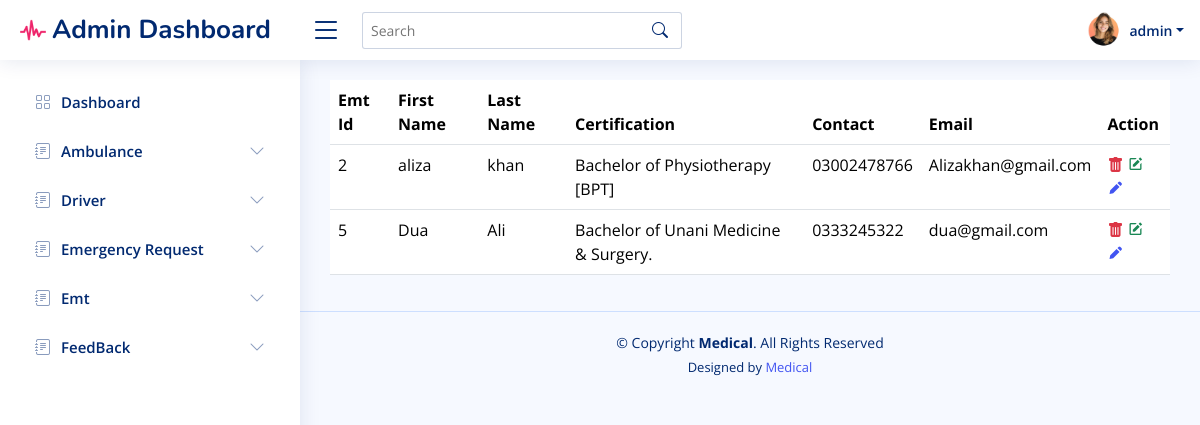
/rapid_rescue/admin/view_emt.php (signed in), run on the app's committed database.
### tables this page shows
CREATE TABLE `emt` (
  `emt_id` int(11) NOT NULL,
  `first_name` varchar(50) NOT NULL,
  `last_name` varchar(50) NOT NULL,
  `certification` varchar(100) NOT NULL,
  `phonenumber` varchar(15) NOT NULL,
  `email` varchar(100) NOT NULL
);

### rapid_rescue/admin/view_emt.php (the view)
<?php include "header.php"; ?>
<?php
include "config.php";
$sql = "SELECT * FROM emt";
$res = mysqli_query($conn, $sql);
?>
<table class="table">
  <thead>
    <tr>
      <th scope="col">Emt Id</th>
      <th scope="col">First Name</th>
      <th scope="col">Last Name</th>
      <th scope="col">Certification</th>
      <th scope="col">Contact</th>
      <th scope="col">Email</th>
      <th scope="col">Action</th>
    </tr>
  </thead>
  <tbody>
    <?php
    while ($data = mysqli_fetch_array($res)) {
    ?>
      <tr>
        <td><?php echo $data['emt_id'] ?></td>
        <td><?php echo $data['first_name'] ?></td>
        <td><?php echo $data['last_name'] ?></td>
        <td><?php echo $data['certification'] ?></td>
        <td><?php echo $data['phonenumber'] ?></td>
        <td><?php echo $data['email'] ?></td>
        <td>
          <a href="function.php?delete=<?php echo $data['emt_id'] ?>"> <i class="bi bi-trash-fill text-danger"></i></a>
          <a href="update_emt.php?id=<?php echo $data['emt_id'] ?>"><i class="bx bxs-edit text-success"></i></a>
          <a href="add_emt.php"> <i class="bx bxs-pencil"></i></a>
        </td>
      </tr>
    <?php
    }
    ?>
  </tbody>
</table>
<?php include "footer.php"; ?>

### rapid_rescue/admin/assets/css/style.css (style rules this page uses)
:root { scroll-behavior: smooth; }
body { font-family: "Open Sans", sans-serif; background: #f6f9ff; color: #444444; }
a { color: #4154f1; text-decoration: none; }

### data on the page
emt: emt_id "2", first_name "aliza", last_name "khan", certification "Bachelor of Physiotherapy [BPT]", phonenumber "03002478766", email "Alizakhan@gmail.com"
emt: emt_id "5", first_name "Dua", last_name "Ali", certification "Bachelor of Unani Medicine & Surgery.", phonenumber "0333245322", email "dua@gmail.com"

### other printed values
$_SESSION['username'] "admin"
